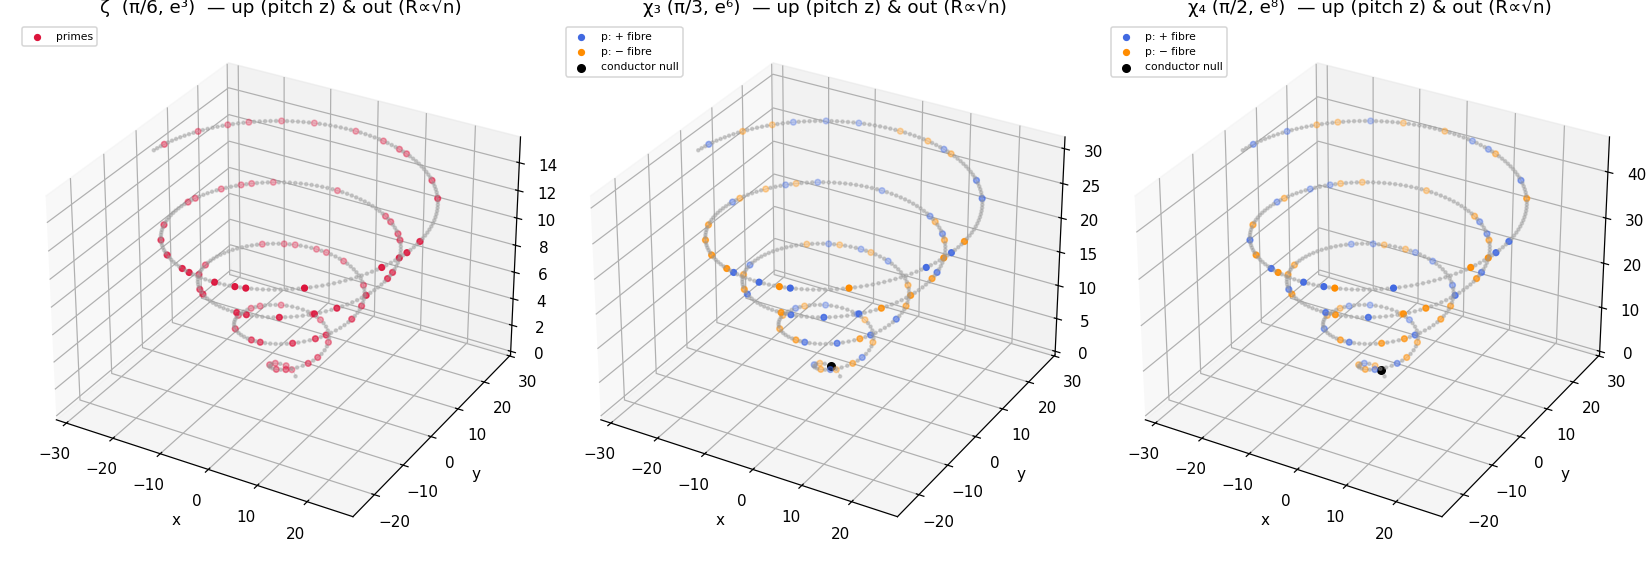

The Python source for this figure:
"""
The log-free helix, drawn — grows UP (pitch) and OUT (radius), both linear in the loop k.

Integers placed at loop k_n = √n (area law n≈k²):
    R(k) = slope · k        (out  — radial, Archimedean)
    z(k) = pitch · k        (up   — axial pitch; the easy-to-forget one)
    θ(k) = ω · k            (winding around)
Primes highlighted; per-channel ± fibre colored. No log anywhere in the placement.

Then a log-free field test: place Λ(n)·χ(n) by radius √n (no log), form the √x-normalized
field, and measure its envelope slope (the radial-drift readout). Honest check included for
whether log re-enters via the √n↔n² area law.
"""
import numpy as np, math, os
import matplotlib; matplotlib.use('Agg'); import matplotlib.pyplot as plt

OUT = os.path.dirname(os.path.abspath(__file__))

def make_char(q, plus, minus):
    return lambda n: (1 if n % q in plus else (-1 if n % q in minus else 0))

CH = [
  dict(name='ζ  (π/6, e³)', short='zeta', q=1, chi=(lambda n: 1), d=6, pitch=math.pi/6),
  dict(name='χ₃ (π/3, e⁶)', short='chi3', q=3, chi=make_char(3,{1},{2}), d=3, pitch=math.pi/3),
  dict(name='χ₄ (π/2, e⁸)', short='chi4', q=4, chi=make_char(4,{1},{3}), d=2, pitch=math.pi/2),
]

def sieve_primes(N):
    s = np.ones(N+1, bool); s[:2] = False
    for i in range(2, int(N**0.5)+1):
        if s[i]: s[i*i::i] = False
    return s  # boolean mask

# ---------- Figure 1: the 3D helix, up and out, per channel ----------
N = 400
fig = plt.figure(figsize=(15, 5.2))
isprime = sieve_primes(N)
for col, ch in enumerate(CH):
    ax = fig.add_subplot(1, 3, col+1, projection='3d')
    pitch = ch['pitch']
    n = np.arange(1, N+1)
    arc = n.astype(float)                  # integers 1 helix unit apart ALONG THE ARC
    phi = np.sqrt(2*arc)                   # Archimedean: arc = φ²/2 ⇒ φ = √(2n) ⇒ R ∝ √n
    R = phi                                # OUT  (radius grows ∝ √n)
    z = pitch * phi                        # UP   (pitch · φ)
    x, y = R*np.cos(phi), R*np.sin(phi)
    # continuous spine
    aa = np.linspace(1, N, 4000); pp = np.sqrt(2*aa)
    ax.plot(pp*np.cos(pp), pp*np.sin(pp), pitch*pp, color='0.85', lw=0.5)
    # composites (grey), primes by fibre
    comp = ~isprime[1:N+1]
    ax.scatter(x[comp], y[comp], z[comp], s=4, color='0.6', alpha=0.4)
    pr = isprime[1:N+1]
    if ch['q'] == 1:
        ax.scatter(x[pr], y[pr], z[pr], s=14, color='crimson', label='primes')
    else:
        chv = np.array([ch['chi'](int(m)) for m in n])
        pos = pr & (chv > 0); neg = pr & (chv < 0); nul = pr & (chv == 0)
        ax.scatter(x[pos], y[pos], z[pos], s=14, color='royalblue', label='p: + fibre')
        ax.scatter(x[neg], y[neg], z[neg], s=14, color='darkorange', label='p: − fibre')
        ax.scatter(x[nul], y[nul], z[nul], s=24, color='black', label='conductor null')
    ax.set_title(f"{ch['name']}  — up (pitch z) & out (R∝√n)")
    ax.legend(fontsize=7, loc='upper left'); ax.set_xlabel('x'); ax.set_ylabel('y'); ax.set_zlabel('z (pitch)')
fig.tight_layout(); fig.savefig(f'{OUT}/helix_geometry.png', dpi=110)
print(f"saved {OUT}/helix_geometry.png")

# ---------- Figure 2 + honest log-free field test ----------
Nbig = 200000
isP = sieve_primes(Nbig)
primes = np.nonzero(isP)[0]
Lam = np.zeros(Nbig+1)
for p in primes.tolist():
    lp = math.log(p); pk = p
    while pk <= Nbig:
        Lam[pk] = lp; pk *= p

def envelope_slope_in(coord, F, c0):
    m = coord > c0
    cc, FF = coord[m], np.abs(F[m]); rm = np.maximum.accumulate(FF); rm[rm<1e-9]=1e-9
    A = np.vstack([cc, np.ones_like(cc)]).T
    return np.linalg.lstsq(A, np.log(rm), rcond=None)[0][0]

fig2, axes = plt.subplots(1, 3, figsize=(15, 4.2))
print("\n=== log-free field test: place Λ(n)χ(n) by RADIUS R=√n (no log in placement) ===")
for ax, ch in zip(axes, CH):
    cf = np.array([ch['chi'](m) for m in range(Nbig+1)])
    Theta = np.cumsum(Lam*cf)                      # Σ_{n≤x} Λ(n)χ(n)
    n = np.arange(1, Nbig+1)
    R = np.sqrt(n.astype(float))                   # radial placement (1 unit apart in arc ⇒ R∝√n)
    main = n.astype(float) if ch['q'] == 1 else 0.0  # ψ(x) ≈ x main term (principal only)
    F = (Theta[1:] - main) / R                     # fluctuation field, √x-normalized
    F = F - F.mean()
    # envelope slope measured in the radial coordinate R (NOT in log)
    sR = envelope_slope_in(R, F, math.sqrt(Nbig)*0.1)
    # envelope slope measured in log-coordinate (the classical readout)
    u = np.log(n.astype(float)); slog = envelope_slope_in(u, F, 8.0)
    ax.plot(R[::50], F[::50], color='teal', lw=0.4)
    ax.set_title(f"{ch['name']}\nradial-coord slope={sR:+.3f}   log-coord slope={slog:+.3f}")
    ax.set_xlabel('radius R = √n'); ax.set_ylabel('(Θ)/R, centered')
    print(f"  {ch['short']:5s}: envelope slope in R (log-free) = {sR:+.4f}   |   in log-coord = {slog:+.4f}")
fig2.tight_layout(); fig2.savefig(f'{OUT}/helix_field_logfree.png', dpi=110)
print(f"saved {OUT}/helix_field_logfree.png")
print("\nHonest note: a flat envelope (slope ~0) = no radial drift = consistent with σ=½.")
print("If zeros are to be *extracted* (their γ's), the frequency analysis still lives in log R")
print("because R=√n ⇒ log R = ½ log n — that's where 'log' re-enters, in the readout, not the build.")
